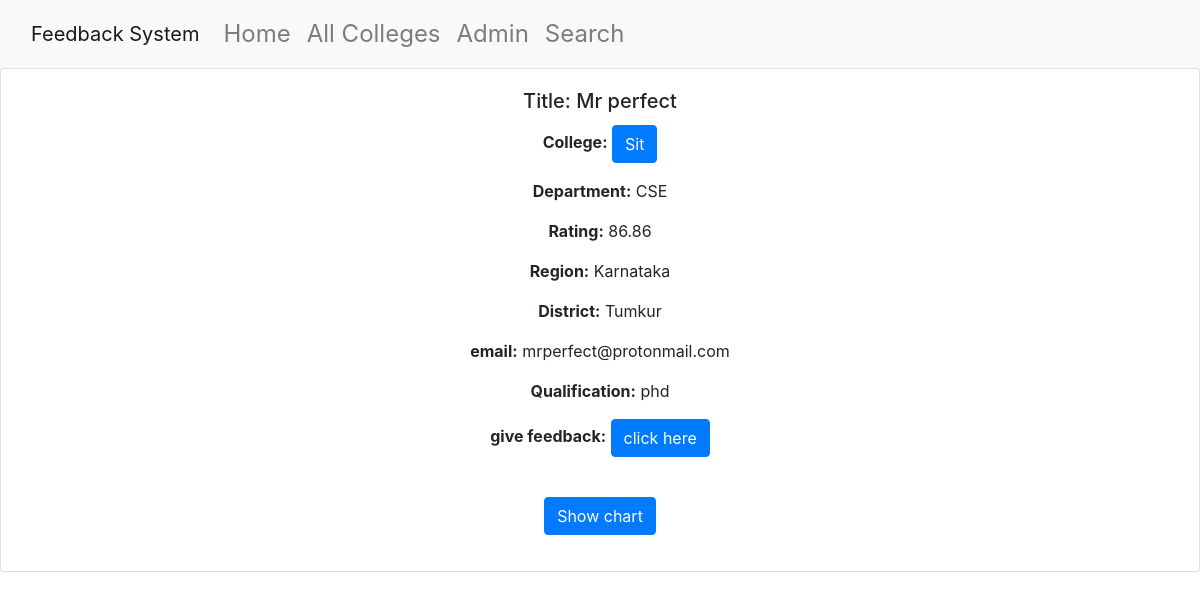
/catalog/lecturer/1, run on the app's committed database.
### catalog/models.py (models this page shows, shortened)
class Lecturer(models.Model):
    name=models.CharField(max_length=100)
    college=models.ForeignKey('College',on_delete=models.CASCADE,null=True)
    qualification=models.TextField(max_length=1000,help_text='Enter the qualification of lecturer')
    rating=models.DecimalField(max_digits=5, decimal_places=2)
    district=models.CharField(max_length=100)
    state=models.CharField(max_length=100)
    department=models.CharField(max_length=100)
    email=models.CharField(max_length=100)
    student_passing_percentage=models.DecimalField(max_digits=5, decimal_places=2,null=True)
    percentage_of_student_above_60=models.DecimalField(max_digits=5, decimal_places=2,null=True)

class College(models.Model):
    name=models.CharField(max_length=100)
    rating=models.DecimalField(max_digits=5, decimal_places=2)
    district=models.CharField(max_length=100)
    state=models.CharField(max_length=100)
    student_passing_percentage=models.DecimalField(max_digits=5, decimal_places=2,null=True)
    percentage_of_student_above_60=models.DecimalField(max_digits=5, decimal_places=2,null=True)
    def get_absolute_url(self):
        return reverse("college-detail", args=[str(self.id)])
    def __str__(self):
        return f'{self.name}'

### catalog/views.py (the view)
# urls.py: path('lecturer/<int:pk>', views.LecturerDetailView.as_view(), name='lecturer-detail'),
class LecturerDetailView(generic.DetailView):
    model = Lecturer

### catalog/templates/catalog/lecturer_detail.html (shortened to what this page needs)
{% extends "base_generic.html" %}
{% block content %}
 <div class="card-body">
  <h5 class="card-title">Title: {{ lecturer.name }}</h5>
  <p><strong>College:</strong> <a class="btn btn-primary" href="{{lecturer.college.get_absolute_url}}">{{ lecturer.college }}</a></p>
  <p><strong>Department:</strong> {{ lecturer.department }}</p>
  <p><strong>Rating:</strong> {{ lecturer.rating }}</p>
  <p><strong>Region:</strong> {{ lecturer.state }}</p>
  <p><strong>District:</strong> {{ lecturer.district}}</p>
  <p><strong>email:</strong> {{ lecturer.email}}</p>
  <p><strong>Qualification:</strong> {{ lecturer.qualification}}</p>
  <p><strong>give feedback:</strong> <a class="btn btn-primary" href="{% url 'feedback-to-lecturer' pk=lecturer.id %}">click here</a></p>
  <br>
  <p><a class="btn btn-primary" href="{% url 'pie-chart' pk=lecturer.id %}">Show chart</a></p>
</div>
{% endblock %}

### data on the page
Lecturer: name "Mr perfect", college "Sit", department "CSE", rating "86.86", state "Karnataka", district "Tumkur", email "mrperfect@protonmail.com", qualification "phd"
